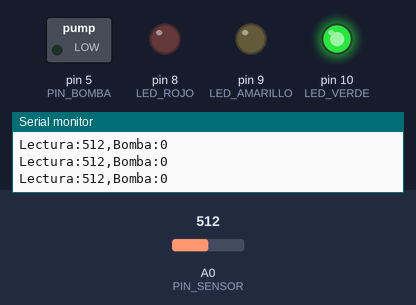
The sketch below on a simulated Arduino Uno, built with avr-gcc and run on an emulated ATmega328P. Parts: switched loads named in the sketch (green lamp = pin HIGH), output pins drawn as LEDs (lit = HIGH), the last lines printed to the serial monitor. The test bench sets the inputs (shaded band); at power-on: A0 (PIN_SENSOR) = 512.

Above: at 1.3 s.
1.4 s: A0 (PIN_SENSOR) set to 409
2.9 s: A0 (PIN_SENSOR) set to 390
At 3.7 s:
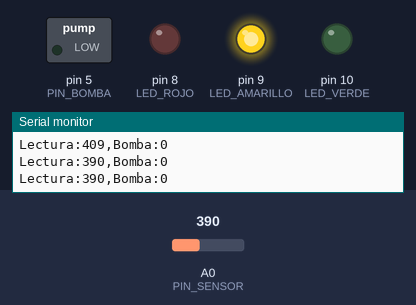
4.5 s: A0 (PIN_SENSOR) set to 158
6.0 s: A0 (PIN_SENSOR) set to 143
At 7.2 s:
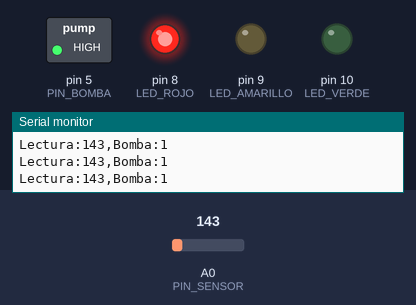
7.5 s: A0 (PIN_SENSOR) set to 306
At 8.5 s:
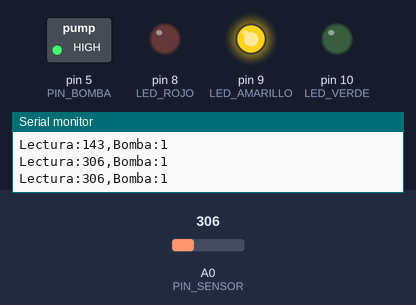
9.0 s: A0 (PIN_SENSOR) set to 122
At 9.7 s:
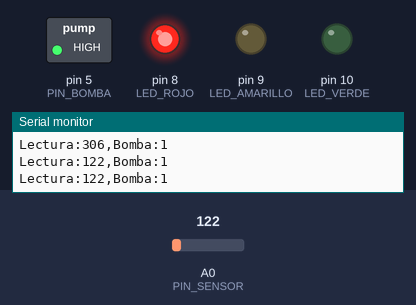
Timing chart, 0 to 11.5 s (numbered marks = the images above; inputs shaded):
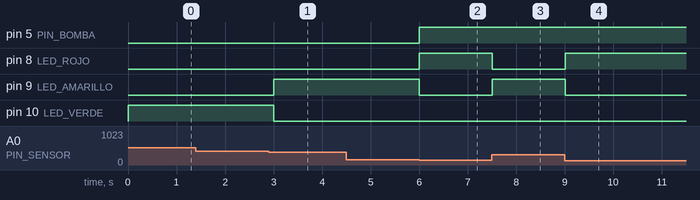

Measured:
- the behaviour switches between 400 and 399 on A0 (PIN_SENSOR) (found by bisection; images 0 and 1)
- the behaviour switches between 150 and 149 on A0 (PIN_SENSOR) (found by bisection; images 1 and 2)
- after the input at 2.9 s, pin 9 (LED_AMARILLO): LOW → HIGH after 0.10 s; pin 10 (LED_VERDE): HIGH → LOW after 0.10 s
- after the input at 6.0 s, pin 5 (PIN_BOMBA), pin 8 (LED_ROJO): LOW → HIGH at once; pin 9 (LED_AMARILLO): HIGH → LOW at once
- after the input at 7.5 s, pin 8 (LED_ROJO): HIGH → LOW at once; pin 9 (LED_AMARILLO): LOW → HIGH at once
- after the input at 9.0 s, pin 8 (LED_ROJO): LOW → HIGH at once; pin 9 (LED_AMARILLO): HIGH → LOW at once

The sketch:

P25_bomba_simulada.ino
```cpp
/*
  P25 · Reto: una bomba simulada con histéresis (solución del instructor)    Sesión 13
  ------------------------------------------------------------------
  Qué hace: el modelo de tinaco de P25 y una "bomba" (un LED en el pin 5): se enciende cuando el
  nivel está BAJO y se apaga solo cuando llega a ALTO. Entre los dos valores se queda como estaba.

  Conexiones: las de P25
    Sensor de nivel de agua   + -> 5 V ; - -> GND ; S (señal) -> A0
    LED rojo      pin 8  -> resistencia 220 ohm -> LED (+) ; pata corta -> GND   (nivel bajo)
    LED amarillo  pin 9  -> resistencia 220 ohm -> LED (+) ; pata corta -> GND   (nivel medio)
    LED verde     pin 10 -> resistencia 220 ohm -> LED (+) ; pata corta -> GND   (nivel alto)
    Bomba (un LED)  pin 5 -> resistencia 220 ohm -> LED (+) ; pata corta -> GND
                    (con el motor, cuando se destrabe: el circuito de la Sesión 9 en el pin 5)

  Ideas clave:
    - Es la misma histéresis de la Sesión 12, pero con el nivel del agua en lugar de la temperatura:
      la bomba enciende con poca agua y apaga solo cuando el tinaco ya está lleno, no apenas sube.
    - La variable de estado bombaEncendida recuerda si ya se estaba llenando.
    - Calibra NIVEL_BAJO y NIVEL_ALTO con tus lecturas, como en P25.
*/

const int PIN_SENSOR = A0;
const int LED_ROJO = 8;
const int LED_AMARILLO = 9;
const int LED_VERDE = 10;
const int PIN_BOMBA = 5;

const int NIVEL_BAJO = 150;           // por debajo de esto, la bomba enciende  (AJUSTA con tu medición)
const int NIVEL_ALTO = 400;           // por encima de esto, la bomba apaga     (AJUSTA con tu medición)

bool bombaEncendida = false;

void setup() {
  pinMode(LED_ROJO, OUTPUT);
  pinMode(LED_AMARILLO, OUTPUT);
  pinMode(LED_VERDE, OUTPUT);
  pinMode(PIN_BOMBA, OUTPUT);
  Serial.begin(9600);
}

void loop() {
  int nivel = analogRead(PIN_SENSOR);

  // La bomba, con histéresis
  if (!bombaEncendida && nivel < NIVEL_BAJO) {
    bombaEncendida = true;
  } else if (bombaEncendida && nivel > NIVEL_ALTO) {
    bombaEncendida = false;
  }
  if (bombaEncendida) {
    digitalWrite(PIN_BOMBA, HIGH);
  } else {
    digitalWrite(PIN_BOMBA, LOW);
  }

  // Los tres LED del nivel
  digitalWrite(LED_ROJO, LOW);
  digitalWrite(LED_AMARILLO, LOW);
  digitalWrite(LED_VERDE, LOW);
  if (nivel < NIVEL_BAJO) {
    digitalWrite(LED_ROJO, HIGH);
  } else if (nivel < NIVEL_ALTO) {
    digitalWrite(LED_AMARILLO, HIGH);
  } else {
    digitalWrite(LED_VERDE, HIGH);
  }

  Serial.print("Lectura:");
  Serial.print(nivel);
  Serial.print(",Bomba:");
  if (bombaEncendida) {
    Serial.println(1);
  } else {
    Serial.println(0);
  }
  delay(500);
}
```
